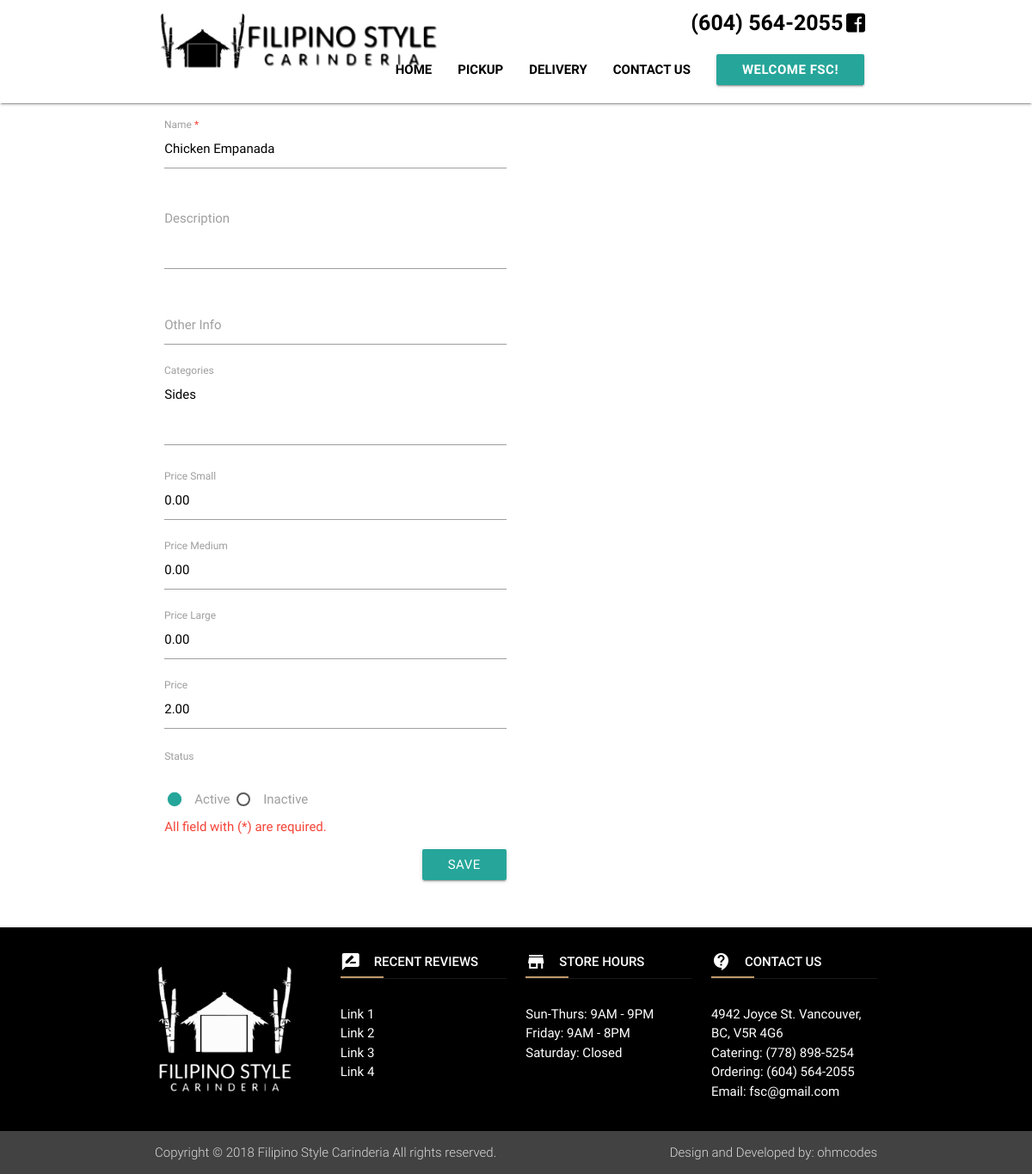
The app's page /menuedit/2/ (signed in) with its own data.
### website/models.py (models this page shows, shortened)
class Foods(models.Model):
	fname = models.CharField(max_length=300, verbose_name='Name')
	desc = models.TextField(verbose_name='Description')
	other_info = models.CharField(max_length=3000, verbose_name='Other Info')
	category = models.TextField(verbose_name='Categories')
	price_s = models.DecimalField(max_digits=20, decimal_places=2, default=Decimal('0.00'),verbose_name='Price Small')
	price_m = models.DecimalField(max_digits=20, decimal_places=2, default=Decimal('0.00'),verbose_name='Price Medium')
	price_l = models.DecimalField(max_digits=20, decimal_places=2, default=Decimal('0.00'),verbose_name='Price Large')
	price = models.DecimalField(max_digits=20, decimal_places=2, default=Decimal('0.00'),verbose_name='Price')
	choices_status = (('1', 'Active'),('2','Inactive'))
	f_status = models.CharField(max_length=200, default='1', choices=choices_status,verbose_name='status')
	date_created = models.DateTimeField(("Date Created"), default=timezone.now)

### website/views.py (the view)
# urls.py: url(r'^menuedit/(?P<id>\d+)/$', views.food_form_edit, name="menuedit"),
def food_form_edit(request,id):
    try:
        item = Foods.objects.get(pk=id)
        form = FoodsForm(
            initial={
                'fname': item.fname,
                'desc': item.desc,
                'other_info': item.other_info,
                'category': item.category,
                'price_s': item.price_s,
                'price_m': item.price_m,
                'price_l': item.price_l,
                'price': item.price,
                'f_status': item.f_status,
            }
        )
        context = {
            "form":form,
            "form_action": "/menuedit/"+id+"/"
        }
    except (ObjectDoesNotExist, Foods.DoesNotExist):
        raise Http404("Product does not exist")
    else:
        if request.method == 'POST':
            form = FoodsForm(request.POST)
            if form.is_valid():
                dic = form.cleaned_data
                menus = Foods.objects.filter(pk=id).update(**dic)
                return HttpResponseRedirect("/menuedit/"+id+"/")
        else:
            return render(request, "menu_form.html",context)

### website/forms.py
class FoodsForm(forms.Form):
	fname = forms.CharField(max_length=300, required=True, label='Name')
	desc = forms.CharField(widget=forms.Textarea(attrs={'class':'materialize-textarea'}),required=False, label='Description')
	other_info = forms.CharField(max_length=3000,required=False, label='Other Info')
	category = forms.CharField(widget=forms.Textarea(attrs={'class':'materialize-textarea'}),required=False,label='Categories')
	price_s = forms.DecimalField(widget=forms.NumberInput(attrs={'value': 0.00}), decimal_places=2,required=False,label='Price Small')
	price_m = forms.DecimalField(widget=forms.NumberInput(attrs={'value': 0.00}), decimal_places=2,required=False,label='Price Medium')
	price_l = forms.DecimalField(widget=forms.NumberInput(attrs={'value': 0.00}), decimal_places=2,required=False,label='Price Large')
	price = forms.DecimalField(widget=forms.NumberInput(attrs={'value': 0.00}), decimal_places=2,required=False,label='Price')
	choices_status = (('1', 'Active'),('2','Inactive'))
	f_status = forms.ChoiceField(widget=forms.RadioSelect(attrs={'class': 'star'}), required=False, choices=choices_status,label='Status', initial="1")

### website/templates/menu_form.html (shortened to what this page needs)
{% extends 'base.html' %}
{% block content %}
<div class="container">
	<div class="section">
		<div class="row">
			<div class="col l12">
				<form id="frm_product" action="{{ form_action }}" method="POST" class="col s12" enctype="multipart/form-data">
				<div class="row">
					<div class="col l6">
					{% for frmfield in form %}
						{% if frmfield.name == 'f_status' %}
							<label>{{ frmfield.label }}</label>
							<div class="input-field">
								{% for val, html in frmfield.field.choices %}
      							<label for="{{ html|lower }}">{{ html }}</label>
      							{% endfor %}
							</div>
						{% else %}
						<div class="input-field">
							<label for="{{ field.id_for_label }}">{{ frmfield.label }}{% if frmfield.field.required %} <span class="red-text">*</span>{% endif %}
							</label>
							{{ frmfield }}
						</div>
						{% endif %}
					{% endfor %}
					</div>
				</div>
				<div class="row">
					<div class="col l6">
						<span class="red-text">All field with (*) are required. </span>
						<div class="input-field">
							<button type="submit" id="" class="btn waves-effect waves-light right">Save</button>
						</div>
					</div>
				</div>
				</form>
			</div>
		</div>
	</div>
</div>
{% endblock %}

### website/templates/base.html (shortened to what this page needs)
{% load staticfiles %}
{% load static %}
{% get_media_prefix as STATIC_MEDIA %}
{% get_static_prefix as STATIC_URL %}
<!DOCTYPE html>
<html>
<head>
	<link rel="stylesheet" href="https://use.fontawesome.com/releases/v5.0.13/css/all.css">
	<link type="text/css" rel="stylesheet" href="{% static 'css/materialize.min.css' %}"  media="screen,projection"/>
	<link type="text/css" rel="stylesheet" href="{% static 'css/main.css' %}"/>
</head>
<body>
	<div class="navbar-fixed">
		<nav class="white" role="navigation">
			<div class="nav-wrapper container">
				<a id="logo-container" href="/" class="brand-logo"><img class="responsive-img" src="{{ STATIC_MEDIA }}fsc-logo-rec.png" style="height: 80px;" /></a>
				<div class="upper-nav right">
					<div class="phone"><a href="tel:604-564-2055">(604) 564-2055</a></div>&nbsp;
					<div class="social">
						<a href="https://www.facebook.com/filipinostylecarinderia/"><i class="fab fa-facebook-square"></i></a>
					</div>
				</div><br>
				<ul class="right hide-on-med-and-down">
					<li><a href="/">Home</a></li>
					<li><a href="/menus/">Pickup</a></li>
					<li><a href="https://www.skipthedishes.com/filipino-style-carinderia/order">Delivery</a></li>
					<li><a href="/contact/">Contact us</a></li>
					{% if user.is_authenticated %}
					<li><a class="dropdown-button btn" data-activates="dropdown1">Welcome {{ user.username }}!</a></li>
					{% else %}
					<li><a href="{% url 'signuppage' %}" class="dropdown-button btn" data-activates="dropdown1">Sign Up</a></li>
					{% endif %}
				</ul>
			</div>
		</nav>
	</div>
{% block content %}
{% endblock %}
	<footer class="page-footer black">
		<div class="container">
			<div class="row">
				<div class="col l3 s12">
					<br>
					<img src="{{ STATIC_MEDIA }}logo-white.png" height="150">
				</div>
				<div class="col l3 s12">
					<h5 class="white-text"><i class="material-icons left">rate_review</i>Recent Reviews</h5>
					<ul>
						<li><a class="white-text" href="#!">Link 1</a></li>
						<li><a class="white-text" href="#!">Link 2</a></li>
						<li><a class="white-text" href="#!">Link 3</a></li>
						<li><a class="white-text" href="#!">Link 4</a></li>
					</ul>
				</div>
				<div class="col l3 s12">
					<h5 class="white-text"><i class="material-icons left">store</i>Store Hours</h5>
					<ul>
						<li>Sun-Thurs: 9AM - 9PM</li>
						<li>Friday: 9AM - 8PM</li>
						<li>Saturday: Closed</li>
					</ul>
				</div>
				<div class="col l3 s12">
					<h5 class="white-text"><i class="material-icons left">contact_support</i>Contact Us</h5>
					<ul>
						<li>4942 Joyce St. Vancouver, BC, V5R 4G6</li>
						<li>Catering: <a class="white-text" href="tel:778-898-5254">(778) 898-5254</a></li>
						<li>Ordering: <a class="white-text" href="tel:604-564-2055">(604) 564-2055</a></li>
						<li>Email: <a class="white-text" href="mail:fsc@gmail.com">fsc@gmail.com</a></li>
					</ul>
				</div>
			</div>
		</div>
		<div class="footer-copyright grey darken-3">
			<div class="container">
				<span>
					Copyright © 2018 Filipino Style Carinderia All rights reserved.
				</span>
				<span class="right">
					Design and Developed by: ohmcodes
				</span>
			</div>
		</div>
	</footer>
</body>
</html>

### static/static/css/main.css (style rules this page uses)
html { color:#000; }
nav, nav ul a, nav a { color:#000; text-transform: uppercase; font-weight: bolder; }
.phone { font-size: 25px; }
.navbar-fixed { height: 120px; }
nav, nav .nav-wrapper i, nav a.button-collapse, nav a.button-collapse i { height: 120px; line-height: 54px; }
nav .brand-logo { margin-top: 10px; }
.upper-nav { display: flex; margin-right: 15px; line-height:54px; height: 50px; }
.input-field label { pointer-events: auto; }
footer h5 { color: #fff; font-weight: 500; text-transform: uppercase; position: relative; border-bottom: 1px solid rgba(255, 255, 255, 0.1); margin-bottom: 30px; padding-bottom: 10px; font-size: 15px; }
footer h5:before { content: ""; position: absolute; left: 0; bottom: 0; width: 50px; height: 2px; background-color: #c0996b; }
footer h5 .material-icons { line-height: 0.7; }

### records on screen
Foods: form "Chicken Empanada" "Sides" "0.00" "0.00" "0.00" "2.00"

### other values on screen
{{ user.username }} "FSC"
{{ frmfield.label }} "Name" "Description" "Other Info" "Categories" "Price Small" "Price Medium" "Price Large" "Price"
{{ frmfield.label }} "Status"
{{ html }} "Active" "Inactive"
